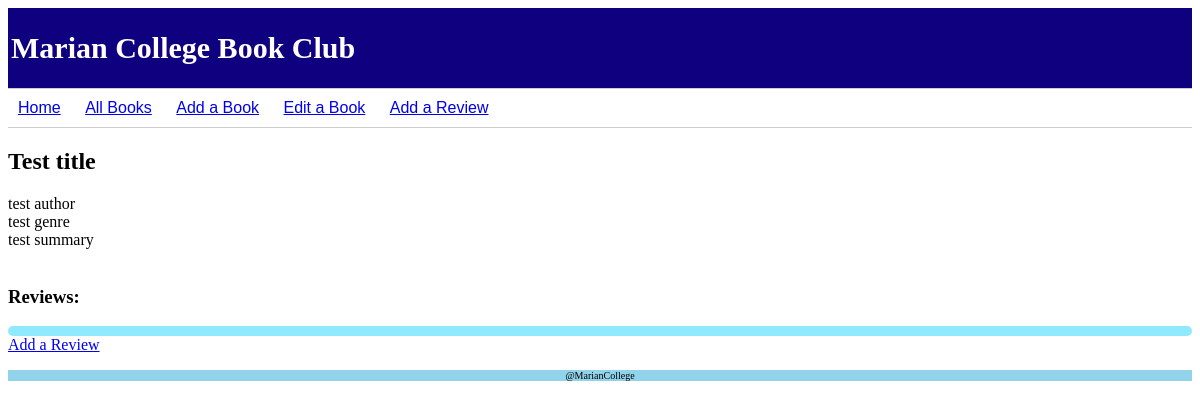
The app's page /books/5, older data.
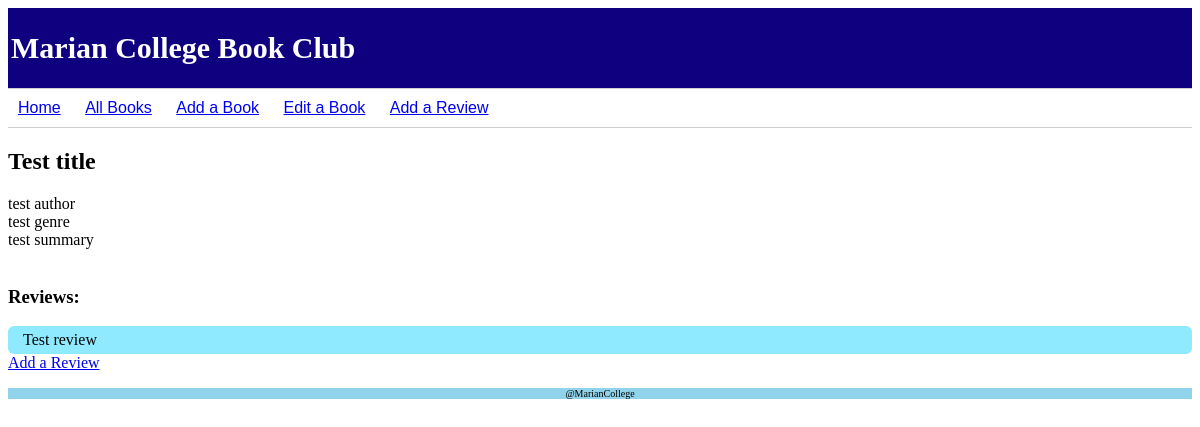
The same page, newer data.
### main.py (models this page shows, shortened)
class Review(Base):
  __tablename__ = "reviews"
  review_id = Column("review_id", Integer, primary_key=True)
  review = Column("review", String)
  book = Column(Integer, ForeignKey("books.book_id"))

### main.py (the view)
@app.route('/books/<int:book_id>')
def book(book_id):
  Session = sessionmaker(bind=engine)
  session =Session()
  results = session.query(Book).filter(Book.book_id == book_id).first()
  reviews = session.query(Review).filter(Review.book == book_id)
  return render_template('book.html', page_title= 'Book_Details', query_results = results, reviews = reviews)

### main.py (called while the page is built)
  def get_url(self):
    return self.url

### templates/book.html (shortened to what this page needs)
{% extends 'layout.html' %}
{% block content %}
    <h2> {{query_results.title}} </h2>
    <p>
      {{query_results.author}}</br>
      {{query_results.genre}}</br>
      {{query_results.summary}}</br></br>
    <h3>Reviews: </h3>
    <div id='reviews'>
    {% for review in reviews %}
      {{ review.review }}</br>
    {% endfor %}
    </div>
    <a href="/add_review">Add a Review</a>
  </p>
{% endblock %}

Row changes from the older to the newer data that the page shows:
added Review: review "Test review"
